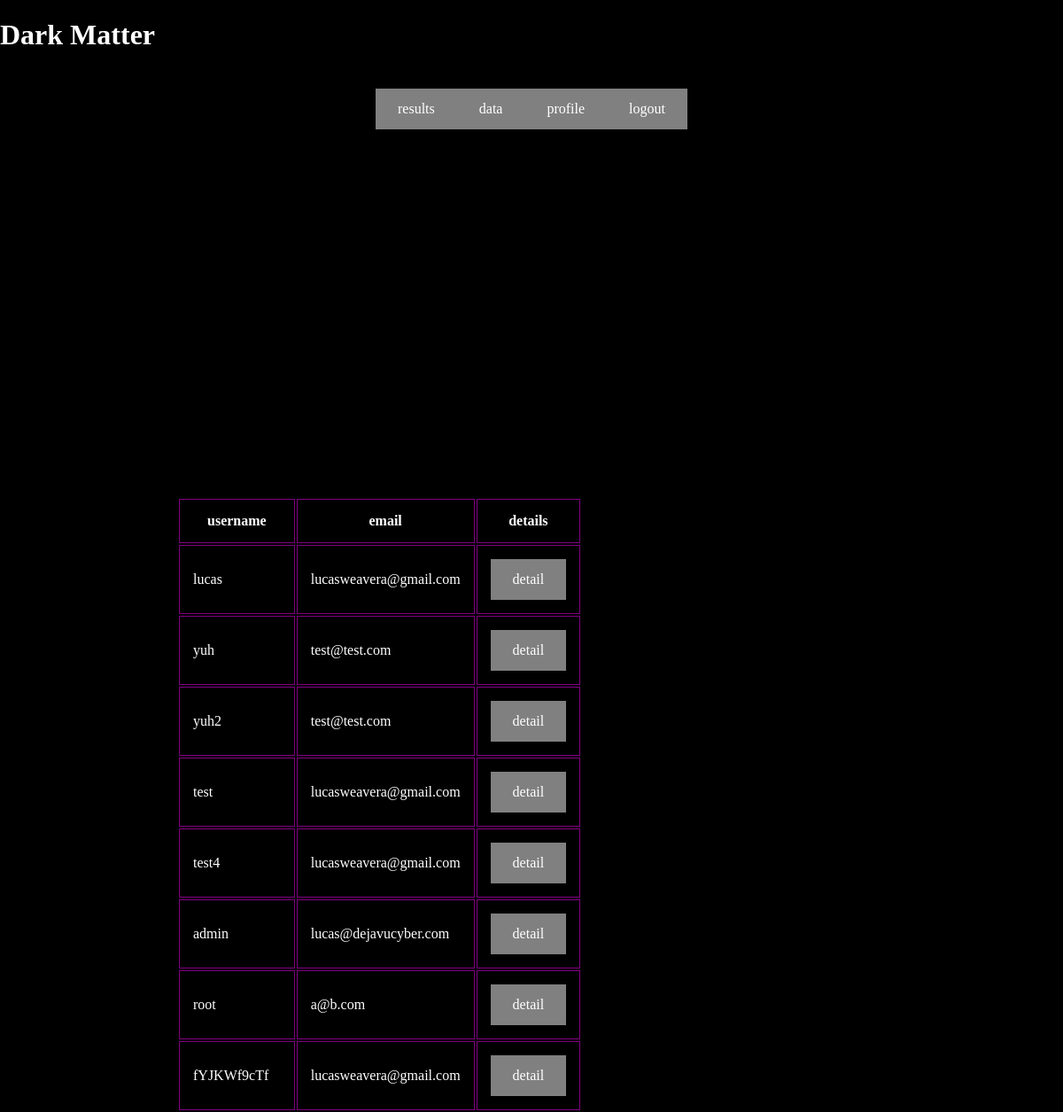
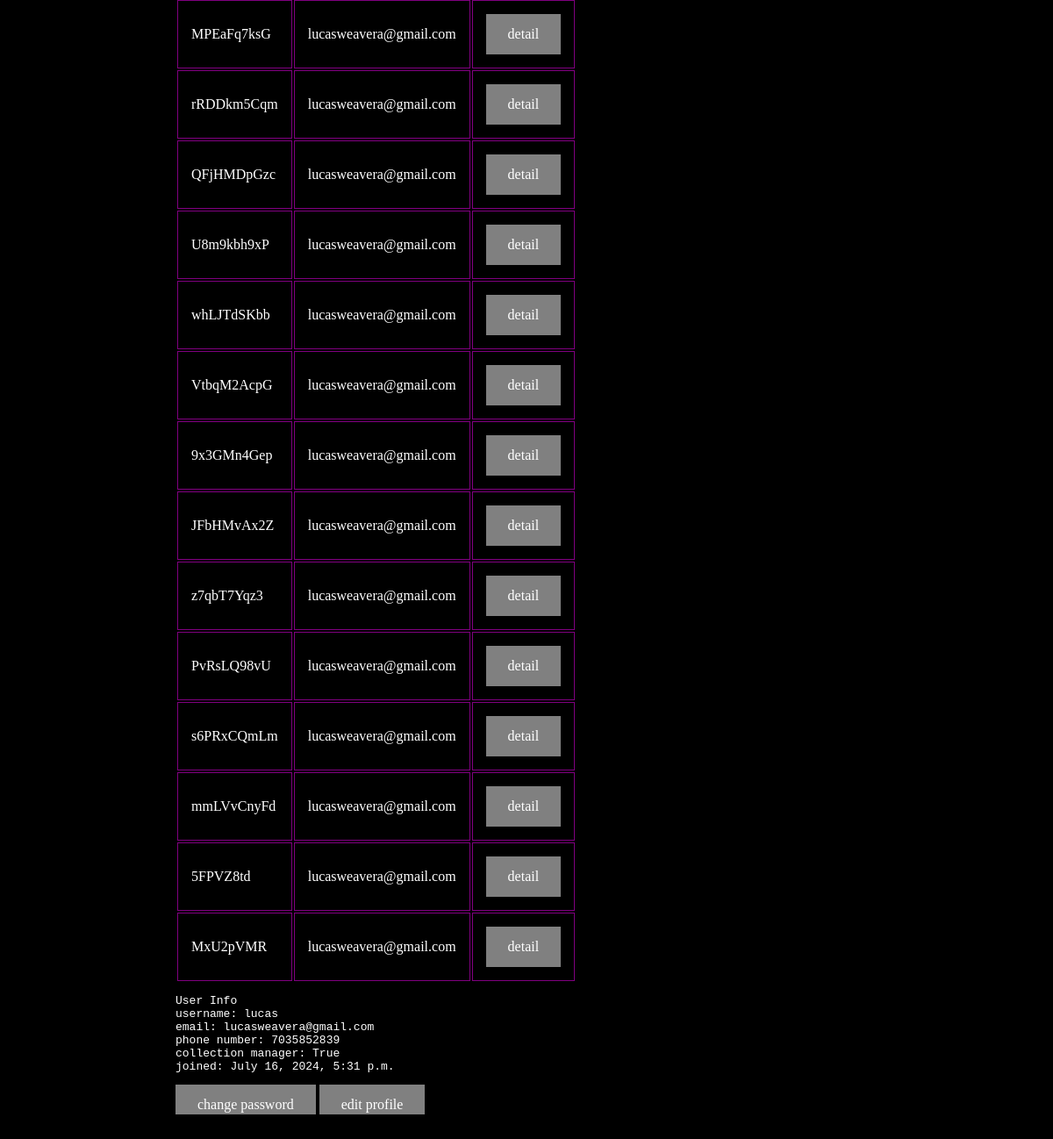
Page /accounts/manage_users/lucas on the committed database (2 pictures, top to bottom).
### users/models.py (models this page shows)
class User(AbstractUser):
    phone_number = models.CharField(max_length=20)
    collection_manager = models.BooleanField(default=False)

### users/views.py (the view)
# urls.py: path("accounts/manage_users/<str:username>", manage_users, name='user_detail'),
def manage_users(request,username=None):
    if request.method == "GET" and username is not None:
        return render(request,"users/user_detail.html",{"user_list":User.objects.all(),"current_user":User.objects.get(username=username)})
    elif request.method == "GET":
        return render(request, "users/manage_users.html",
                      {"user_list": User.objects.all()})

### users/templates/users/user_detail.html
{% extends 'users/manage_users.html' %}
{% block user %}
<div>
<pre>User Info
username: {{current_user.username}}
email: {{current_user.email}}
phone number: {{current_user.phone_number}}
collection manager: {{current_user.collection_manager}}
joined: {{current_user.date_joined}}
</pre>
<a href="{% url 'password_change' %}">change password</a>
<a href="{% url 'update user' current_user.username %}">edit profile</a>
</div>
{% endblock %}

### users/templates/users/manage_users.html
{% extends 'base.html' %}
{% block collection_targets %}
    <table>
        <th>username</th>
        <th>email</th>
        <th>details</th>
    {% for user in user_list %}
        <tr>
        <td>{{user.username}}</td>
        <td>{{user.email}}</td>
        <td> <a href="{% url 'user_detail' user.username %}">detail</a></td>
        </tr>
    {% endfor %}
    </table>
{% block user %}
{% endblock %}
    {% endblock %}

### site_collections/templates/base.html (style rules this page uses)
a:link, a:visited { background-color: grey; color: white; padding: 14px 25px; text-align: center; text-decoration: none; display: inline-block; transition: background-color 0.5s; }
th,tr,td { color: white; border: 1px solid purple; padding: 15px; }

### rows in the picture
User: username "lucas", email "lucasweavera@gmail.com", phone_number "7035852839", collection_manager "True", date_joined "July 16, 2024, 5:31 p.m."
User: username "yuh", email "test@test.com"
User: username "yuh2", email "test@test.com"
User: username "test", email "lucasweavera@gmail.com"
User: username "test4", email "lucasweavera@gmail.com"
User: username "admin", email "lucas@dejavucyber.com"
User: username "root", email "a@b.com"
User: username "fYJKWf9cTf", email "lucasweavera@gmail.com"
User: username "MPEaFq7ksG", email "lucasweavera@gmail.com"
User: username "rRDDkm5Cqm", email "lucasweavera@gmail.com"
User: username "QFjHMDpGzc", email "lucasweavera@gmail.com"
User: username "U8m9kbh9xP", email "lucasweavera@gmail.com"
User: username "whLJTdSKbb", email "lucasweavera@gmail.com"
User: username "VtbqM2AcpG", email "lucasweavera@gmail.com"
User: username "9x3GMn4Gep", email "lucasweavera@gmail.com"
User: username "JFbHMvAx2Z", email "lucasweavera@gmail.com"
User: username "z7qbT7Yqz3", email "lucasweavera@gmail.com"
User: username "PvRsLQ98vU", email "lucasweavera@gmail.com"
User: username "s6PRxCQmLm", email "lucasweavera@gmail.com"
User: username "mmLVvCnyFd", email "lucasweavera@gmail.com"
User: username "5FPVZ8td", email "lucasweavera@gmail.com"
User: username "MxU2pVMR", email "lucasweavera@gmail.com"
